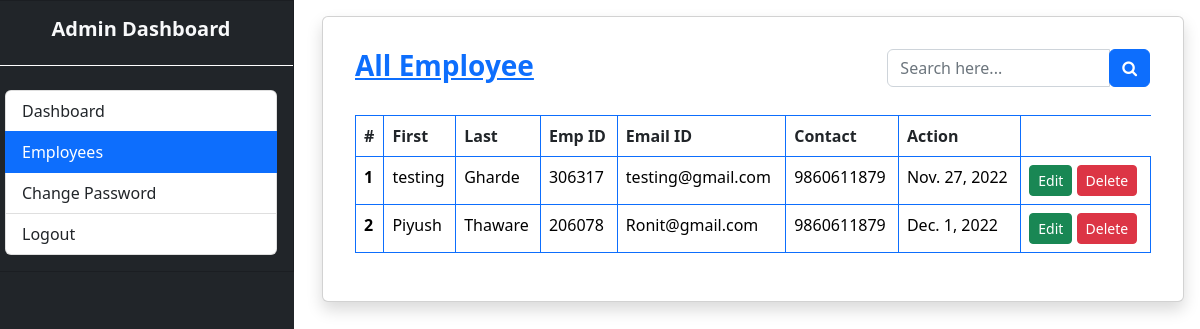
Page /all_Employee (signed in) on the committed database.
### Application/models.py (models this page shows, shortened)
class EmployeeDetail(models.Model):
    user = models.ForeignKey(User,on_delete=models.CASCADE) #used to store pass , email , name
    emp_id = models.CharField(max_length=50)
    department = models.CharField(max_length=100,null=True)
    designation = models.CharField(max_length=100,null=True)
    contact = models.CharField(max_length=15,null=True)
    gender = models.CharField(max_length=50,null=True)
    joiningDate = models.DateField(null=True)

### Application/views.py (the view)
# urls.py: path('all_Employee',views.all_Employee,name="all_Employee"),
def all_Employee(request):
    if not request.user.is_authenticated:
        return redirect('admin_Login')
    allEmployee = EmployeeDetail.objects.all()
    return render(request, 'all_Employee.html',locals())

### Application/templates/all_Employee.html (shortened to what this page needs)
{% extends 'admin_home.html' %}
{% block admin_data %}
<div class="card m-3 shadow">
  <div class="card-body">
    <span class="d-none d-md-block">
      <div class="container-fluid p-3">
        <table class="table table-bordered border-primary">
          <div class="row mb-4">
            <div class="col-md-4 float-start">
              <h3 class="text-decoration-underline {% if not search %}text-primary {% else %}text-danger{% endif %}"><b>{% if not search %}All Employee {% else %}Search result{% endif %}</b></h3>
            </div>
            <div class="col-md-4" style="float: right;right: 21px;position: absolute;">
              <form action="{% url 'search' %}" method="get">
                <div class="input-group mb-4">
                  <input type="search" placeholder="Search here..." aria-describedby="button-addon5" class="form-control" name="search">
                  <div class="input-group-append">
                    <button id="button-addon5" type="submit" class="btn btn-primary"> <i class="fa fa-search"> </i> </button>
                  </div>
                </div>
              </form>
            </div>
          </div>
          <thead>
            <tr>
              <th scope="col">#</th>
              <th scope="col">First</th>
              <th scope="col">Last</th>
              <th scope="col">Emp ID</th>
              <th scope="col">Email ID</th>
              <th scope="col">Contact</th>
              <th scope="col">Action</th>
            </tr>
          </thead>
          <tbody class="text-black">
            {% for i in allEmployee %}
            <tr>
              <th scope="row">{{forloop.counter}}</th>
              <td>{{i.user.first_name}}</td>
              <td>{{i.user.last_name}}</td>
              <td>{{i.emp_id}}</td>
              <td>{{i.user.username}}</td>
              <td>{{i.contact}}</td>
              <td>{{i.joiningDate}}</td>
              <td>
                <button type="button" class="btn btn-success btn-sm" data-bs-toggle="modal"
                  data-bs-target="#exampleModal-{{i.user.id}}">
                  Edit
                </button>
                <a href="/delete/{{i.user.id}}"><button class="btn btn-sm btn-danger">Delete</button></a>
              </td>
            </tr>
            {% endfor %}
          </tbody>
        </table>
      </div>
    </span>
  </div>
</div>
{% endblock admin_data %}

### Application/templates/admin_home.html (style rules this page uses)
body { overflow-x: hidden; background-color: white !important; }

### rows in the picture
EmployeeDetail: user.first_name "testing", user.last_name "Gharde", emp_id "306317", user.username "testing@gmail.com", contact "9860611879", joiningDate "Nov. 27, 2022"
EmployeeDetail: user.first_name "Piyush", user.last_name "Thaware", emp_id "206078", user.username "Ronit@gmail.com", contact "9860611879", joiningDate "Dec. 1, 2022"
